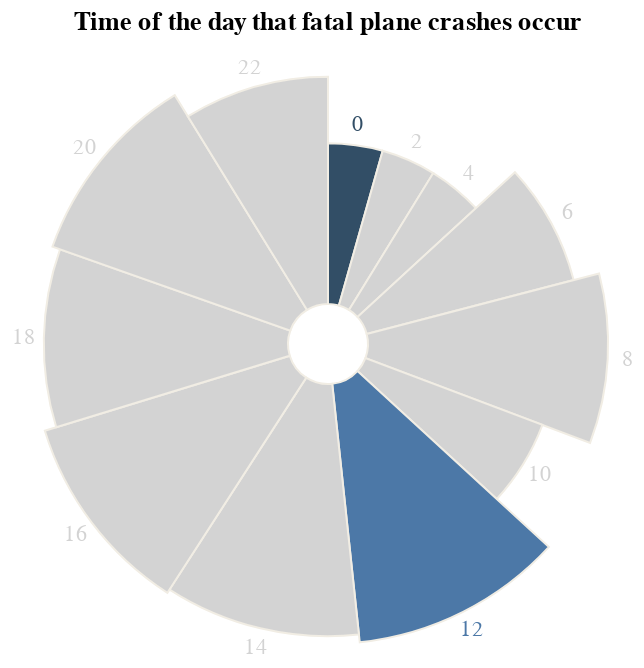

Here is the Vega-Lite specification saved for this chart:
### Vega-Lite specification from a JSON file in a GitHub repository (floating-point values rounded to 4 significant figures)
{"$schema": "https://vega.github.io/schema/vega-lite/v5.json", "description": "A simple radial chart with embedded data.", "width": 300, "height": 300, "title": "Time of the day that fatal plane crashes occur", "data": {"values": [{"time": 0, "number": 131, "highlight": "min", "theta": 1.3}, {"time": 2, "number": 132, "highlight": "false", "theta": 1.3}, {"time": 4, "number": 130, "highlight": "false", "theta": 1.3}, {"time": 6, "number": 231, "highlight": "false", "theta": 2.3}, {"time": 8, "number": 290, "highlight": "false", "theta": 2.9}, {"time": 10, "number": 180, "highlight": "false", "theta": 1.8}, {"time": 12, "number": 341, "highlight": "max", "theta": 3.4}, {"time": 14, "number": 323, "highlight": "false", "theta": 3.2}, {"time": 16, "number": 336, "highlight": "false", "theta": 3.3}, {"time": 18, "number": 309, "highlight": "false", "theta": 3}, {"time": 20, "number": 323, "highlight": "false", "theta": 3.2}, {"time": 22, "number": 262, "highlight": "false", "theta": 2.6}]}, "layer": [{"mark": {"type": "arc", "innerRadius": 20, "stroke": "#f1ede4", "tooltip": true}}, {"mark": {"type": "text", "radiusOffset": 10}, "encoding": {"text": {"field": "time", "type": "ordinal"}}}], "encoding": {"theta": {"field": "theta", "type": "quantitative", "stack": true}, "radius": {"field": "theta", "type": "quantitative", "scale": {"type": "sqrt", "zero": true, "rangeMin": 20}}, "color": {"condition": [{"test": "datum.highlight == 'min'", "value": "#324e66"}, {"test": "datum.highlight == 'max'", "value": "#4c78a7"}], "value": "lightgray"}, "tooltip": [{"field": "time", "title": "Time (24hr)", "type": "ordinal"}, {"field": "number", "title": "Number of crashes", "type": "nominal"}]}, "config": {"background": null, "view": {"stroke": "transparent"}}}
